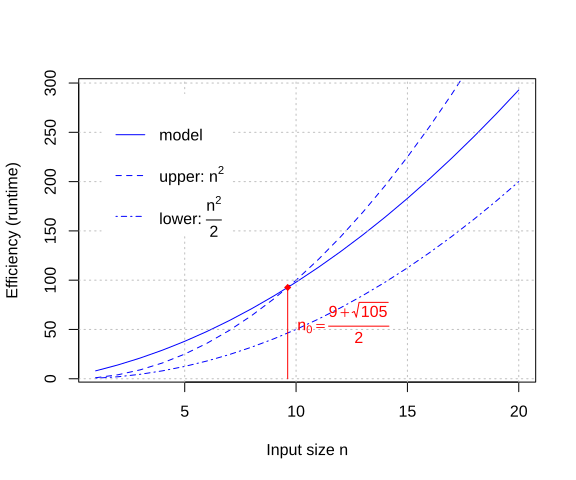

Write R code to recreate this figure.
require("svglite");

svglite::svglite("bounds.svg", width=6, height=5)

model <- function (n) { (n^2 + 9*n + 6) / 2}
upper <- function (n) {n^2}
lower <- function (n) {n^2/2}

sizes <- seq(1, 20);

plot(sizes, sapply(sizes, model),
     col="blue",
     type="l",
     xlab="Input size n",
     ylab="Efficiency (runtime)");

lines(sizes, sapply(sizes, upper),
      col="blue",
      type="l",
      lty=2);

lines(sizes, sapply(sizes, lower),
      col="blue",
      type="l",
      lty=4);

grid(nx = NULL,
     ny = NULL,
     lty = 3,      # Grid line type
     col = "gray", # Grid line color
     lwd = 1);


marker <- 1/2 * (9 + sqrt(105));
segments(x0=marker, y0=0, x1=marker, y1=upper(marker), col="red");
points(x=marker, y=upper(marker), col="red", pch=18);
#points(x=marker, y=online(marker), col="darkgreen", pch=18);

text(marker, 50,
     expression(n[0] == frac(9 + sqrt(105),2)),
     col="red",
     pos=4
     );

legend(
  "topleft",
  inset=0.05,
  legend=c("model",
           expression(paste("upper: ", n^2)),
           expression(paste("lower: ", frac(n^2, 2)))),
  box.lty=0,
  col=c("blue", "blue", "blue"),
  lty=c(1,2,4)
);


dev.off();
